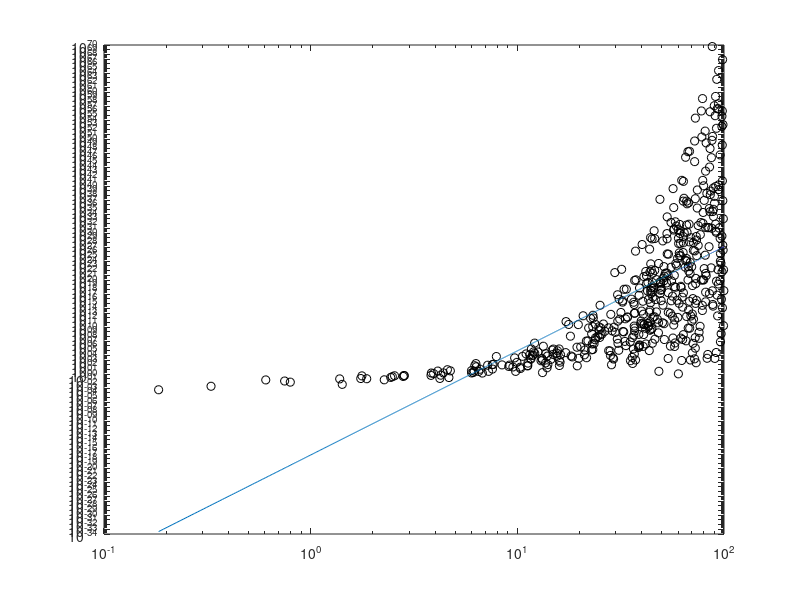

MATLAB code to generate this figure:
%%%%%%%%%%%%%%%%%%%%%%%%%%%%%%%%%%%%%%%%%%%%%%%%%%%
% Problem 2
%%%%%%%%%%%%%%%%%%%%%%%%%%%%%%%%%%%%%%%%%%%%%%%%%%%
% Create test function
u = @(x) exp(x);
% Create exact second derivative
u2d = @(x) exp(x);

% randomly generate h
sz = [500,1];
H = 100*rand(sz);
h1 = H.*rand(sz);
h2 = H.*rand(sz);
h3 = H.*rand(sz);

% create x values from h values
x1 = -1*h1;
x2 = 0*H;
x3 = h2;
x4 = h2 + h3;

% compute weights
w1 = (2*(2*h2 + h3))./(h1.*(h1 + h2).*(h1 + h2 + h3));
w2 = (2*h1 - 4*h2 - 2*h3)./(h1.*h2.^2 + h1.*h2.*h3);
w3 = (2*(-1*h1 + h2 + h3))./(h2.*(h1 + h2).*h3);
w4 = (2*(h1 - h2))./(h3.*(h2 + h3).*(h1 + h2 + h3));

% approximate second derivative
u2da = w1.*u(x1) + w2.*u(x2) + w3.*u(x3) + w4.*u(x4);

% compute error
E = abs(u2d(x2) - u2da);
loglog(H, E, 'ko');

%%%%%%%%%%%%%%%%%%%%%%%%%%%%%%%%%%%%%%%%%%%%%%%%%%%
% Problem 3
%%%%%%%%%%%%%%%%%%%%%%%%%%%%%%%%%%%%%%%%%%%%%%%%%%%
% do a least squares fit on the error in terms of H
A = [ones(sz), log(H)];
b = log(E);

% least squares fit Ax = b
lsf = (A'*A)\(A'*b);
lsf2 = A\b;
K = lsf(1);
p = lsf(2);
hold on
x = min(H):.01:max(H);
y = exp(K)*x.^p;
loglog(x,y);

